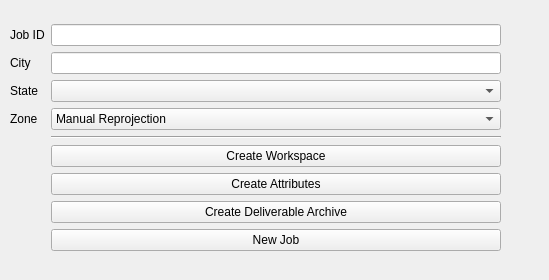
<?xml version="1.0" encoding="UTF-8"?>
<ui version="4.0">
 <class>MainWindow</class>
 <widget class="QMainWindow" name="MainWindow">
  <property name="geometry">
   <rect>
    <x>0</x>
    <y>0</y>
    <width>549</width>
    <height>280</height>
   </rect>
  </property>
  <property name="windowTitle">
   <string>CF Tool</string>
  </property>
  <widget class="QWidget" name="centralwidget">
   <widget class="QWidget" name="layoutWidget">
    <property name="geometry">
     <rect>
      <x>10</x>
      <y>0</y>
      <width>491</width>
      <height>251</height>
     </rect>
    </property>
    <layout class="QGridLayout" name="gridLayout_2">
     <item row="2" column="0">
      <widget class="QLabel" name="label_3">
       <property name="text">
        <string>City</string>
       </property>
      </widget>
     </item>
     <item row="4" column="1">
      <widget class="QComboBox" name="utmZoneBox">
       <item>
        <property name="text">
         <string>Manual Reprojection</string>
        </property>
       </item>
      </widget>
     </item>
     <item row="5" column="1">
      <widget class="Line" name="line">
       <property name="orientation">
        <enum>Qt::Horizontal</enum>
       </property>
      </widget>
     </item>
     <item row="8" column="0">
      <widget class="QLabel" name="DA_Done">
       <property name="text">
        <string/>
       </property>
      </widget>
     </item>
     <item row="8" column="1">
      <widget class="QPushButton" name="DA_ProcessButton">
       <property name="text">
        <string>Create Deliverable Archive</string>
       </property>
      </widget>
     </item>
     <item row="2" column="1">
      <widget class="QLineEdit" name="CityInput"/>
     </item>
     <item row="6" column="0">
      <widget class="QLabel" name="CW_Done">
       <property name="text">
        <string/>
       </property>
      </widget>
     </item>
     <item row="1" column="1">
      <widget class="QLineEdit" name="JobIDInput"/>
     </item>
     <item row="4" column="0">
      <widget class="QLabel" name="utmZoneLabel">
       <property name="text">
        <string>Zone</string>
       </property>
      </widget>
     </item>
     <item row="3" column="0">
      <widget class="QLabel" name="label_2">
       <property name="text">
        <string>State</string>
       </property>
      </widget>
     </item>
     <item row="1" column="0">
      <widget class="QLabel" name="label">
       <property name="text">
        <string>Job ID</string>
       </property>
      </widget>
     </item>
     <item row="0" column="1">
      <spacer name="verticalSpacer">
       <property name="orientation">
        <enum>Qt::Vertical</enum>
       </property>
       <property name="sizeHint" stdset="0">
        <size>
         <width>20</width>
         <height>40</height>
        </size>
       </property>
      </spacer>
     </item>
     <item row="6" column="1">
      <widget class="QPushButton" name="WC_ProcuessButton">
       <property name="text">
        <string>Create Workspace</string>
       </property>
      </widget>
     </item>
     <item row="7" column="1">
      <widget class="QPushButton" name="AC_ProcessButton">
       <property name="text">
        <string>Create Attributes</string>
       </property>
      </widget>
     </item>
     <item row="3" column="1">
      <widget class="QComboBox" name="StateInput"/>
     </item>
     <item row="7" column="0">
      <widget class="QLabel" name="CA_Done">
       <property name="text">
        <string/>
       </property>
      </widget>
     </item>
     <item row="9" column="1">
      <widget class="QPushButton" name="NewJobButton">
       <property name="text">
        <string>New Job</string>
       </property>
      </widget>
     </item>
    </layout>
   </widget>
  </widget>
  <widget class="QMenuBar" name="menubar">
   <property name="geometry">
    <rect>
     <x>0</x>
     <y>0</y>
     <width>549</width>
     <height>21</height>
    </rect>
   </property>
  </widget>
 </widget>
 <tabstops>
  <tabstop>JobIDInput</tabstop>
  <tabstop>CityInput</tabstop>
  <tabstop>StateInput</tabstop>
  <tabstop>utmZoneBox</tabstop>
  <tabstop>WC_ProcuessButton</tabstop>
  <tabstop>AC_ProcessButton</tabstop>
  <tabstop>DA_ProcessButton</tabstop>
 </tabstops>
 <resources/>
 <connections/>
</ui>
